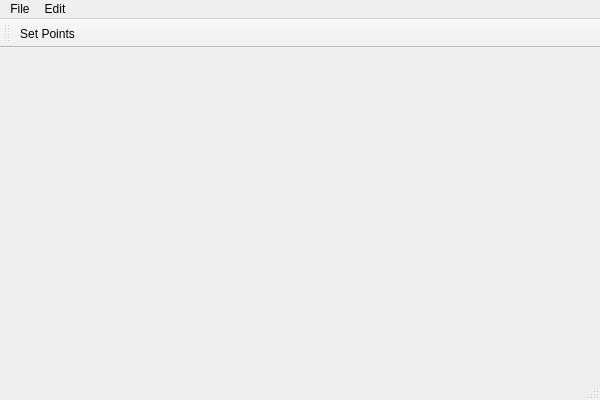
<?xml version="1.0" encoding="UTF-8"?>
<ui version="4.0">
 <class>MainWindowClass</class>
 <widget class="QMainWindow" name="MainWindowClass">
  <property name="geometry">
   <rect>
    <x>0</x>
    <y>0</y>
    <width>600</width>
    <height>400</height>
   </rect>
  </property>
  <property name="windowTitle">
   <string>MainWindow</string>
  </property>
  <widget class="QWidget" name="centralWidget"/>
  <widget class="QMenuBar" name="menuBar">
   <property name="geometry">
    <rect>
     <x>0</x>
     <y>0</y>
     <width>600</width>
     <height>21</height>
    </rect>
   </property>
   <widget class="QMenu" name="menuEdit">
    <property name="title">
     <string>Edit</string>
    </property>
    <addaction name="actionSet_Points"/>
   </widget>
   <widget class="QMenu" name="menuOpen">
    <property name="title">
     <string>File</string>
    </property>
    <widget class="QMenu" name="menuOpen_3">
     <property name="title">
      <string>Open Leaf</string>
     </property>
     <addaction name="actionSample_3"/>
     <addaction name="actionSample_4"/>
    </widget>
    <widget class="QMenu" name="menuOpen_Surface">
     <property name="title">
      <string>Open Surface</string>
     </property>
     <addaction name="actionSurface_1"/>
     <addaction name="actionSurface_2"/>
    </widget>
    <addaction name="menuOpen_3"/>
    <addaction name="menuOpen_Surface"/>
    <addaction name="actionMerge"/>
   </widget>
   <addaction name="menuOpen"/>
   <addaction name="menuEdit"/>
  </widget>
  <widget class="QToolBar" name="mainToolBar">
   <attribute name="toolBarArea">
    <enum>TopToolBarArea</enum>
   </attribute>
   <attribute name="toolBarBreak">
    <bool>false</bool>
   </attribute>
   <addaction name="actionSet_Points"/>
  </widget>
  <widget class="QStatusBar" name="statusBar"/>
  <action name="actionSet_Points">
   <property name="text">
    <string>Set Points</string>
   </property>
  </action>
  <action name="actionWireframe_On">
   <property name="text">
    <string>Wireframe On</string>
   </property>
  </action>
  <action name="actionWireframe_Off">
   <property name="text">
    <string>Wireframe Off</string>
   </property>
  </action>
  <action name="actionSample_2">
   <property name="text">
    <string>Sample 2</string>
   </property>
  </action>
  <action name="actionSample_Surface_1">
   <property name="text">
    <string>Sample Surface 1</string>
   </property>
  </action>
  <action name="actionSample_1">
   <property name="text">
    <string>sample 1</string>
   </property>
  </action>
  <action name="actionSample_3">
   <property name="text">
    <string>Sample 1</string>
   </property>
  </action>
  <action name="actionSample_4">
   <property name="text">
    <string>Sample 2</string>
   </property>
  </action>
  <action name="actionSurface_1">
   <property name="text">
    <string>Surface 1</string>
   </property>
  </action>
  <action name="actionSurface_2">
   <property name="text">
    <string>Surface 2</string>
   </property>
  </action>
  <action name="actionMerge">
   <property name="text">
    <string>Merge</string>
   </property>
  </action>
 </widget>
 <layoutdefault spacing="6" margin="11"/>
 <resources>
  <include location="mainwindow.qrc"/>
 </resources>
 <connections/>
</ui>
